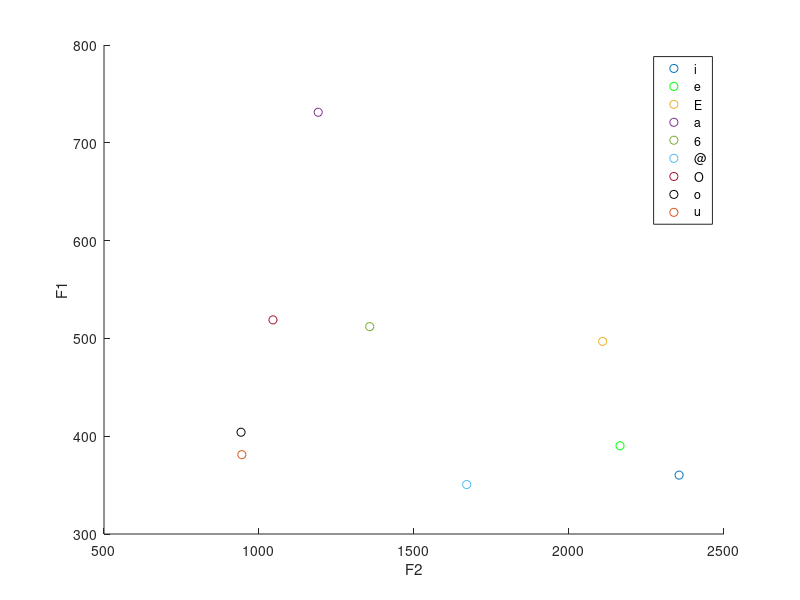

MATLAB code to generate this figure:
l = [360.21 2355.12; 390.22 2164.57; 496.97 2108.46;731.23 1190.96;512.04 1357.21;350.57 1669.86;518.96 1045.03;404.06 942.06;381.12 944.58];

F1 = l(:,1);

F2 = l(:,2);

%i = [360.21 2355.12];
%e = [390.22 2164.57];
%E = [496.97 2108,46];
%a = [731.23 1190.96];
%seis = [512.04 1357.21];
%arroba = [350.57 1669.86];
%O = [518.96 1045.03];
%o = [404.06 942.06];
%u = [381.12 944.58];
figure
hold all
scatter(l(1,2),l(1,1));
scatter(l(2,2),l(2,1),'g');
scatter(l(3,2),l(3,1));
scatter(l(4,2),l(4,1));
scatter(l(5,2),l(5,1));
scatter(l(6,2),l(6,1));
scatter(l(7,2),l(7,1));
scatter(l(8,2),l(8,1),'k');
scatter(l(9,2),l(9,1));
ylim([300 800]);
legend('i','e','E','a','6','@','O','o','u');
ylabel('F1')
xlabel('F2')